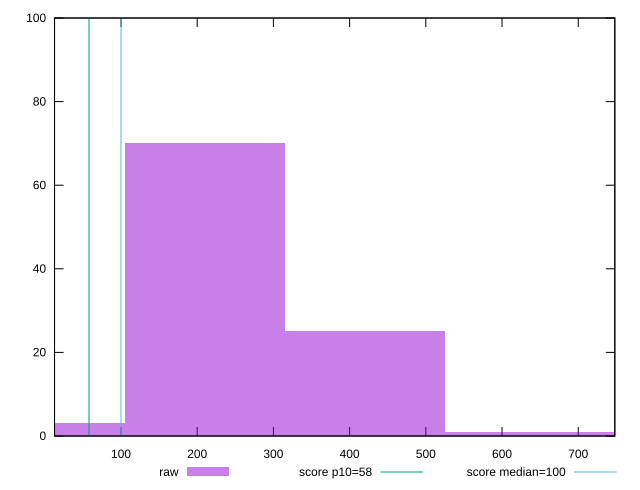

gnuplot code for this plot:
reset

$raw <<EOF
420.1288079083914 25
210.0644039541957 70
0 3
840.2576158167828 1
630.1932118625871 1
EOF

set key outside below
set boxwidth 210.0644039541957
set xrange [12.8:748]
set yrange [0:100]
set trange [0:100]
set style fill transparent solid 0.5 noborder

set parametric
set terminal svg size 640, 490 enhanced background rgb 'white'
set output "reports/report_00028_2021-02-24T12-49-42.674Z/estimated-input-latency/samples/music/raw/histogram.svg"

plot $raw title "raw" with boxes, \
     58,t title "score p10=58", \
     100,t title "score median=100"

reset
